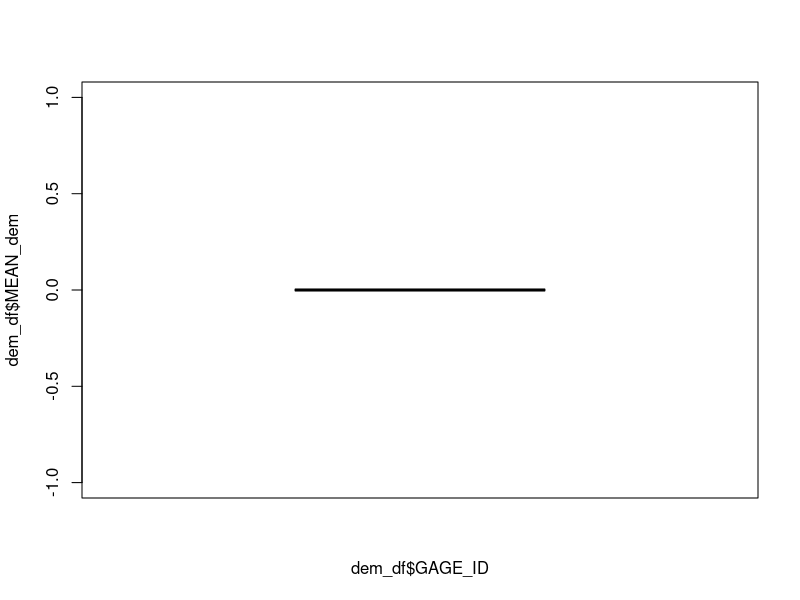

Reproduce this figure in R.
## ---- chunk 1
library("foreign")
library("dplyr") 

setwd("C:/Users/taohuang/Downloads/prism-main")

dbf<-list.files(pattern="\\.dbf" )
#pattern =   "^[NHDPlus]" & 

dem_df<-data.frame(GAGE_ID= as.character("0"), MEAN_dem=0 , MIN=0)

for (f in dbf         )
{
  print(f)
  dem<-read.dbf(f) # centimeters.
  dem$MEAN_dem<-dem$MEAN/100 #m
#  dem<-dem[dem$MAJORITY>0,]
  dem$GAGE_ID<-as.character(dem$GAGE_ID)
  dem_df<-rbind(dem_df,dem[,c("GAGE_ID","MEAN_dem", "MIN")])
  dem_df<-dem_df[!dem_df$GAGE_ID=="0",]
}

dem_df

head(dem_df)

summary(dem_df)

table(dem_df$GAGE_ID)

boxplot(dem_df$MEAN_dem~dem_df$GAGE_ID)

ws_dem<-dem_df %>%
  group_by(GAGE_ID) %>%
  summarise(ws_dem = mean(MEAN_dem, na.rm = TRUE))
ws_dem

save(ws_dem, file="ws_dem.Rdata")

